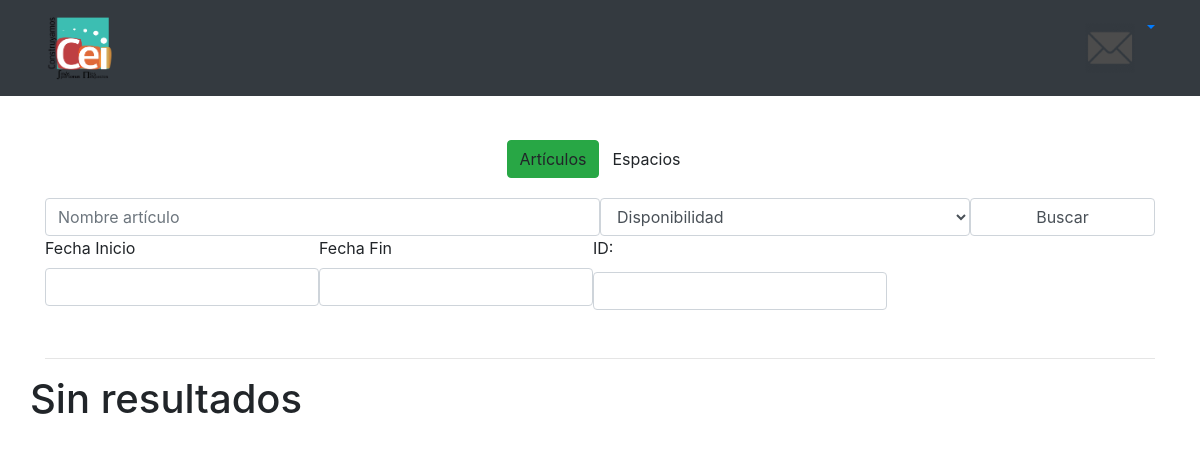
/user/busqueda/ (signed in), run on an earlier commit of the app's database.
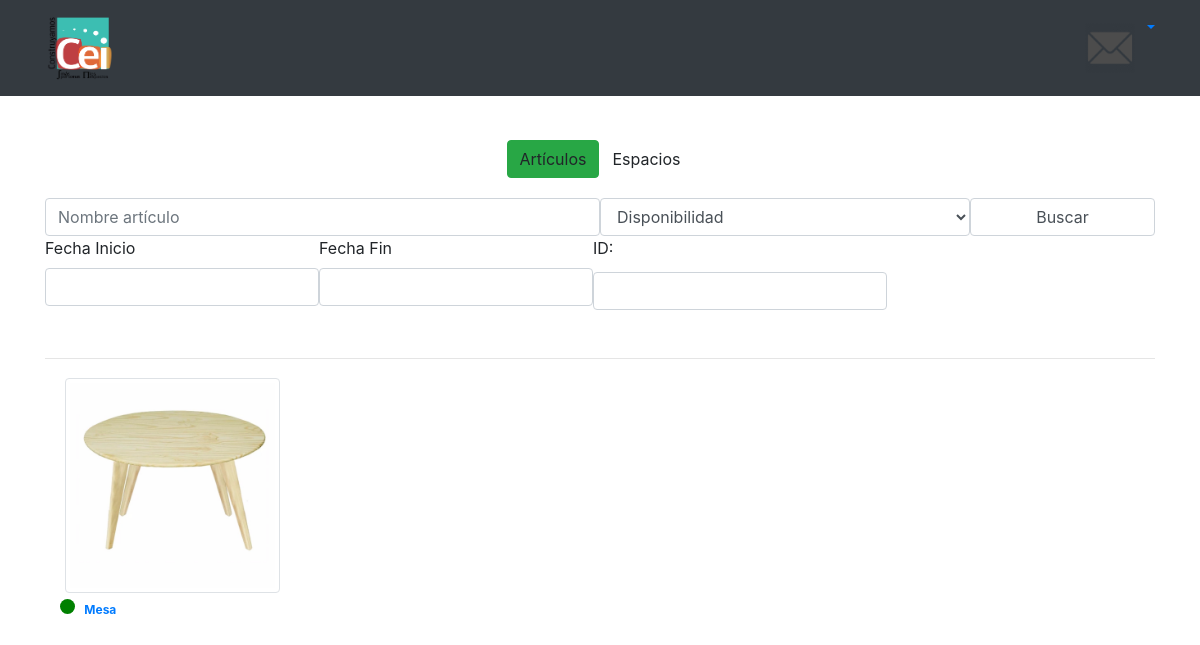
And on a later commit of the database.
### articulos/models.py (models this page shows, shortened)
class Articulos(models.Model):
    ESTADOS_ART = ((1, 'Disponible'), (2, 'Prestado'), (3, 'Reparación'), (4, 'Perdido'))
    estado_articulo = models.IntegerField(choices=ESTADOS_ART, default=1)
    nombre_articulo = models.CharField(max_length=200)
    descripcion_articulo = models.CharField(max_length=1500)
    foto_articulo = models.ImageField(upload_to='uploads/fotos_articulos')

### userlanding/views.py (the view, shortened to what this page needs)
# urls.py: path('user/busqueda/', user_views.busqueda, name='nombre_articulo'),
def busqueda(request):
    if not request.user.is_authenticated:
        return redirect('/home/')
    nombre = ""
    resultados = Articulos.objects.all()
    reservas = ReservaArticulo.objects.all()
    search_name = request.GET.get("nombre")
    if search_name:
        nombre = search_name
        resultados = resultados.filter(nombre_articulo__icontains=search_name)
    search_status = request.GET.get("estado")
    if search_status and search_status != '0':
        resultados = resultados.filter(estado_articulo=search_status)
    search_date_st = request.GET.get("fechaInicio")
    search_date_fn = request.GET.get("fechaFin")
    search_id = request.GET.get("id")
    if search_id:
        resultados = Articulos.objects.all().filter(id=search_id)
    form = BusquedaForm()
    perfil = Perfil.objects.get(correo=request.user.id)
    context = {'resultados': resultados, 'nombre': nombre, 'fecha_in': search_date_st, 'fecha_fn': search_date_fn,
               'reservas': reservas, 'form': form, 'perfil': perfil}
    return render(request, 'user_landing/busqueda_articulos.html', context)

### templates/user_landing/busqueda_articulos.html (shortened to what this page needs)
{% extends "Layouts/GeneralLayout.html" %}
{% load static %}
{% load bootstrap4 %}
{% block cabeza %}
    <link rel="stylesheet" href="{% static 'css/reset.css' %}">
    <link rel="stylesheet" href="{% static 'css/style.css' %}">
{% endblock %}
{% block content %}
    <div class="container">
        <div class="row" style="height:20px;"></div>
        <div class="row">
            <div class="column ml-auto">
                <a type="button" class="btn btn-success" role="button">Artículos</a>
            </div>
            <div class="column mr-auto">
                <a type="button" href="/user/espacios" class="btn" role="button">Espacios</a>
            </div>
        </div>
    </div>
    <div class="row" style="height:20px;"></div>
    <div class="container">
        <form method="GET" action="">
            <div class="row no-gutters">
                <div class="col-6">
                    <input type="text" name="nombre" value="{{ nombre }}" placeholder="Nombre artículo"
                           class="form-control"/>
                </div>
                <div class="col-4">
                    <select name="estado" class="form-control">
                        <option value="0">Disponibilidad</option>
                    </select>
                </div>
                <div class="col-2">
                    <input type="submit" value="Buscar" class="form-control"/>
                </div>
                {% bootstrap_form form %}
                <div class="row no-gutters">
                    <div class="col-12 mb-0 pb-0">ID:</div>
                    <div class="col-12 mt-0 pt-0">
                        <input name="id" type="number" class="form-control">
                    </div>
                </div>
            </div>
        </form>
    </div>
    <div class="row" style="height:20px;"></div>
    <div class="container">
        <hr>
        <div class="row">
            {% for articulo in resultados %}
                <div class="col-6 col-sm-6 col-md-4 col-lg-3">
                    <div class="container-fluid">
                        <div class="row">
                            <div class="col-12">
                                <a href="/articulos/{{ articulo.id }} " class="badge"> <img
                                        class='img-thumbnail img-fluid'
                                        src={{ articulo.foto_articulo.url }}/>
                                </a>
                            </div>
                            <div class="col-12">
                                {% if articulo.estado_articulo == 1 %}
                                    <span class="dot" style="background-color:green;"></span>
                                {% endif %}
                                <a href="/articulos/{{ articulo.id }}"
                                   class="badge"> {{ articulo.nombre_articulo }}</a>
                            </div>
                        </div>
                    </div>
                </div>
            {% empty %}
                <h1>Sin resultados</h1>
            {% endfor %}
        </div>
    </div>
{% endblock %}

What changed in the data, as far as the page shows it:
added Articulos: foto_articulo (picture), estado_articulo 1 (drawn), nombre_articulo "Mesa"
Also different on the page:
text no longer shown: "Sin resultados"
